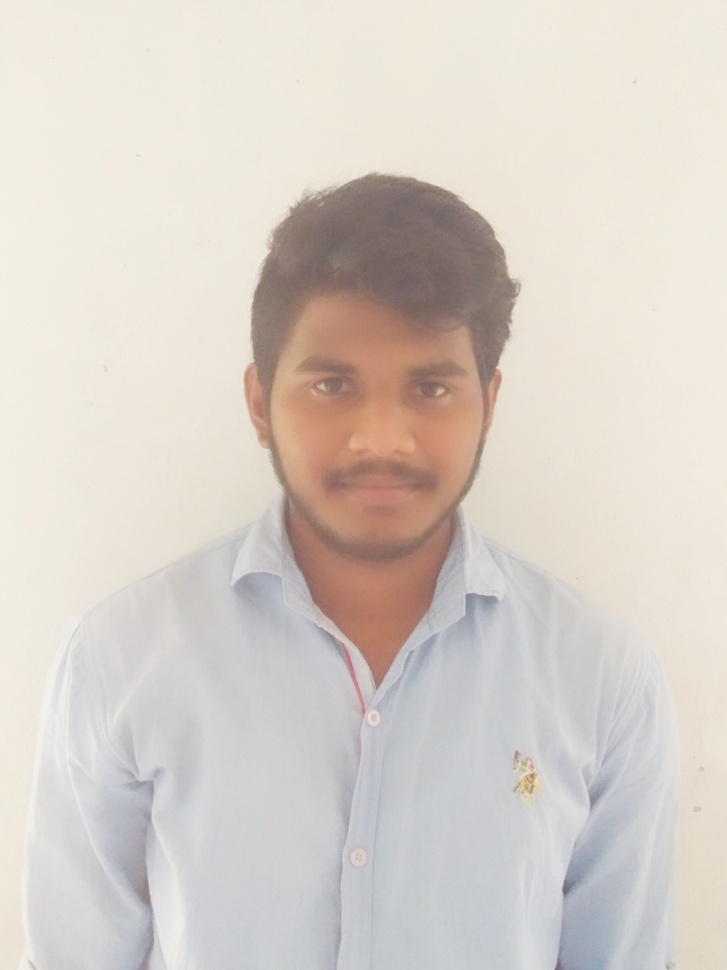
#> input picture images/vasanth_test.jpg, 727 x 970 px, shrunk from 1170 x 1560 before the run
$ python test_open_cv.py
#> lines starting #> are read from the running program, lines starting #| are printed output that depends on the picture; after the words box and inside, x2 and y2 are one past the last pixel; in counts of white or black regions, pixels touching at a corner belong together
import cv2
import sys

imagePath = 'images/vasanth_test.jpg'
cascPath = 'haarcascade_frontalface_default.xml'

# Creating the haar cascade
faceCascade = cv2.CascadeClassifier(cascPath)

# Read the image
image = cv2.imread(imagePath)
#> image is the input picture: shape (970, 727, 3); mean B, G, R 200.2, 207.7, 215.6
gray = cv2.cvtColor(image, cv2.COLOR_BGR2GRAY)
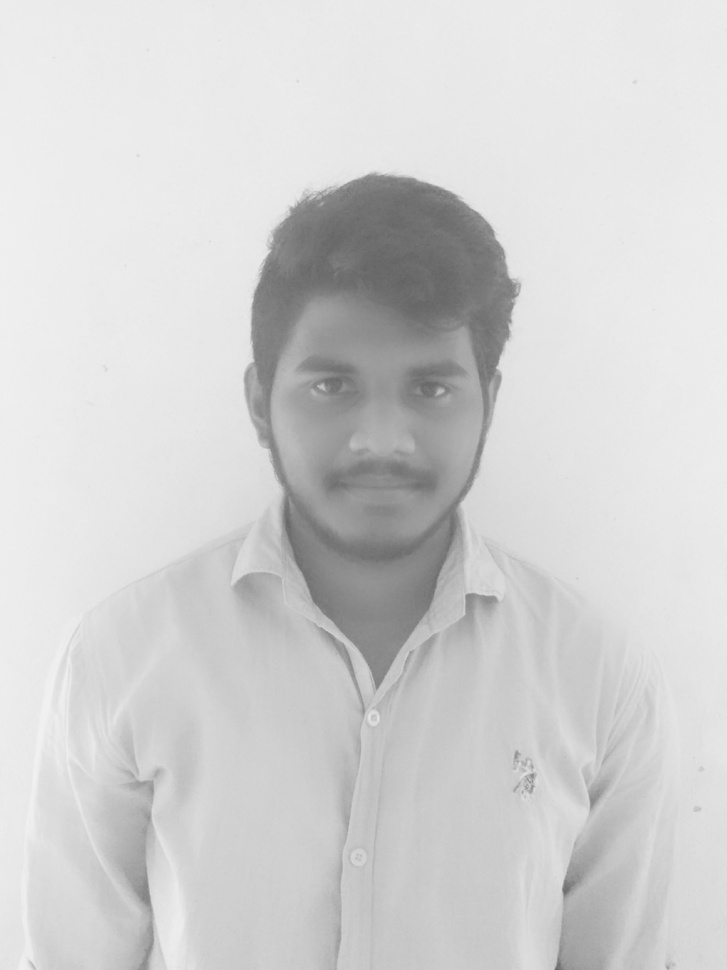
#> gray: shape (970, 727); min 98, max 242, mean 209.1

# Detecting faces in the image
faces = faceCascade.detectMultiScale(
    gray,
    scaleFactor=1.1,
    minNeighbors=5,
    minSize=(30, 30),
    flags=cv2.CASCADE_SCALE_IMAGE
)
#> faces = [[239, 282, 274, 274]]

'''
This function detects the actual face and is the key part of our code, so let’s go over the options:

The detectMultiScale function is a general function that detects objects. Since we are calling
it on the face cascade, that’s what it detects.

The first option is the grayscale image.

The second is the scaleFactor. Since some faces may be closer to the camera,
they would appear bigger than the faces in the back. The scale factor compensates for this.

The detection algorithm uses a moving window to detect objects. minNeighbors defines
how many objects are detected near the current one before it declares the face found.
minSize, meanwhile, gives the size of each window.

'''

print("Found {0} faces!".format(len(faces)))
#| Found 1 faces!

# Draw a rectangle around the faces
for (x, y, w, h) in faces:
    cv2.rectangle(image, (x, y), (x+w, y+h), (0, 255, 0), 2)
#> this loop made 1 pass
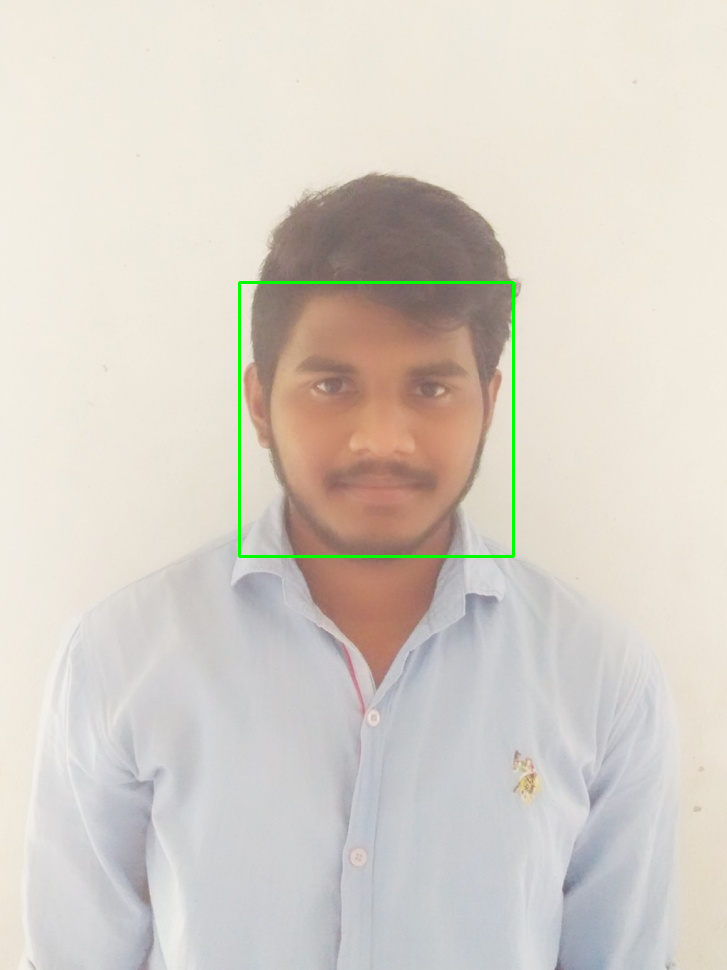
#> image: shape (970, 727, 3); 0.47% of pixels changed, all inside (x1, y1, x2, y2) = (238, 281, 515, 558)

cv2.imshow("Faces found", image)
cv2.waitKey(0)
